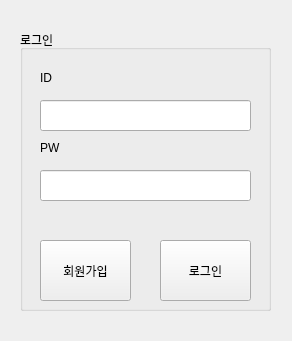
<?xml version="1.0" encoding="UTF-8"?>
<ui version="4.0">
 <class>Widget</class>
 <widget class="QWidget" name="Widget">
  <property name="geometry">
   <rect>
    <x>0</x>
    <y>0</y>
    <width>292</width>
    <height>341</height>
   </rect>
  </property>
  <property name="windowTitle">
   <string>Widget</string>
  </property>
  <widget class="QGroupBox" name="groupBox">
   <property name="geometry">
    <rect>
     <x>20</x>
     <y>30</y>
     <width>251</width>
     <height>281</height>
    </rect>
   </property>
   <property name="title">
    <string>로그인</string>
   </property>
   <widget class="QLabel" name="label_2">
    <property name="geometry">
     <rect>
      <x>20</x>
      <y>110</y>
      <width>58</width>
      <height>16</height>
     </rect>
    </property>
    <property name="text">
     <string>PW</string>
    </property>
   </widget>
   <widget class="QLabel" name="label">
    <property name="geometry">
     <rect>
      <x>20</x>
      <y>40</y>
      <width>58</width>
      <height>16</height>
     </rect>
    </property>
    <property name="text">
     <string>ID</string>
    </property>
   </widget>
   <widget class="QLineEdit" name="lineEdit_id">
    <property name="geometry">
     <rect>
      <x>20</x>
      <y>70</y>
      <width>211</width>
      <height>31</height>
     </rect>
    </property>
   </widget>
   <widget class="QPushButton" name="loginButton">
    <property name="geometry">
     <rect>
      <x>140</x>
      <y>210</y>
      <width>91</width>
      <height>61</height>
     </rect>
    </property>
    <property name="text">
     <string>로그인</string>
    </property>
   </widget>
   <widget class="QPushButton" name="registerButton">
    <property name="geometry">
     <rect>
      <x>20</x>
      <y>210</y>
      <width>91</width>
      <height>61</height>
     </rect>
    </property>
    <property name="text">
     <string>회원가입</string>
    </property>
   </widget>
   <widget class="QLineEdit" name="lineEdit_pw">
    <property name="geometry">
     <rect>
      <x>20</x>
      <y>140</y>
      <width>211</width>
      <height>31</height>
     </rect>
    </property>
    <property name="echoMode">
     <enum>QLineEdit::EchoMode::Password</enum>
    </property>
   </widget>
  </widget>
 </widget>
 <resources/>
 <connections>
  <connection>
   <sender>registerButton</sender>
   <signal>clicked()</signal>
   <receiver>Widget</receiver>
   <slot>showRegisterWindow()</slot>
   <hints>
    <hint type="sourcelabel">
     <x>85</x>
     <y>300</y>
    </hint>
    <hint type="destinationlabel">
     <x>145</x>
     <y>188</y>
    </hint>
   </hints>
  </connection>
  <connection>
   <sender>loginButton</sender>
   <signal>clicked()</signal>
   <receiver>Widget</receiver>
   <slot>login_s()</slot>
   <hints>
    <hint type="sourcelabel">
     <x>205</x>
     <y>300</y>
    </hint>
    <hint type="destinationlabel">
     <x>145</x>
     <y>188</y>
    </hint>
   </hints>
  </connection>
 </connections>
 <slots>
  <slot>login_s()</slot>
  <slot>showRegisterWindow()</slot>
  <slot>closeEvent()</slot>
 </slots>
</ui>
